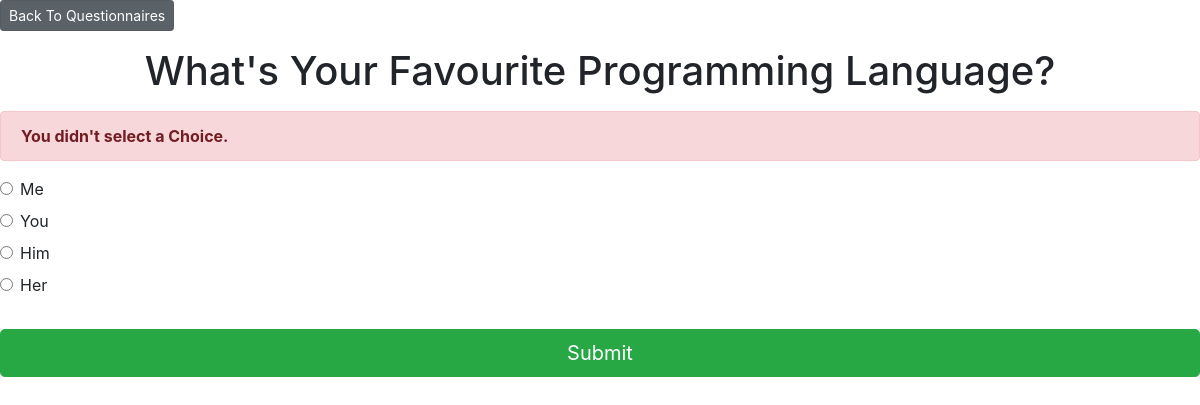
The page /1/vote/ on the database its author committed.
### home/models.py (models this page shows, shortened)
class Question(models.Model):
    question_text = models.CharField(max_length=200)
    pub_date = models.DateTimeField('date published')

class Choice(models.Model):
    question = models.ForeignKey(Question, on_delete=models.CASCADE)
    choice_text = models.CharField(max_length=200)
    votes = models.IntegerField(default=0)

### home/views.py (the view)
# urls.py: path('<int:question_id>/vote/', views.vote, name='vote'),
def vote(request, question_id):
    question = get_object_or_404(Question, pk=question_id)
    try:
        selected_choice = question.choice_set.get(pk=request.POST['choice'])
    except (KeyError, Choice.DoesNotExist):
        return render(request, 'home/detail.html', {
            'question': question,
            'error_message': "You didn't select a Choice."
        })
    else:
        selected_choice.votes += 1
        selected_choice.save()
        return HttpResponseRedirect(reverse('home:results', args=(question.id,)))

### home/templates/home/detail.html (shortened to what this page needs)
{% extends 'base.html' %}
{% block content %}
<a class="btn btn-secondary btn-sm mb-3" href="{% url 'home:index' %}"> Back To Questionnaires </a>
<h1 class="text-center mb-3">{{ question.question_text }}</h1>
{% if error_message %}
<p class="alert alert-danger">
    <strong>{{ error_message }}</strong>
</p>
{% endif %}
<form action="{% url 'home:vote' question.id %}" method="POST">
    {% for choice in question.choice_set.all %}
    <div class="form-check">
        <input type="radio" name="choice" class="form-check-input" id="choice{{ forloop.counter }}"
            value="{{ choice.id }}" />
        <label for="choice{{ forloop.counter }}">{{ choice.choice_text }}</label>
    </div>
    {% endfor %}
    <input type="submit" value="Submit" class="btn btn-success btn-lg btn-block mt-4" />
</form>
{% endblock %}

### rows shown on the page
Question: question_text "What's Your Favourite Programming Language?"
Choice: choice_text "Me"
Choice: choice_text "You"
Choice: choice_text "Him"
Choice: choice_text "Her"

### other values the page prints
{{ error_message }} "You didn't select a Choice."
